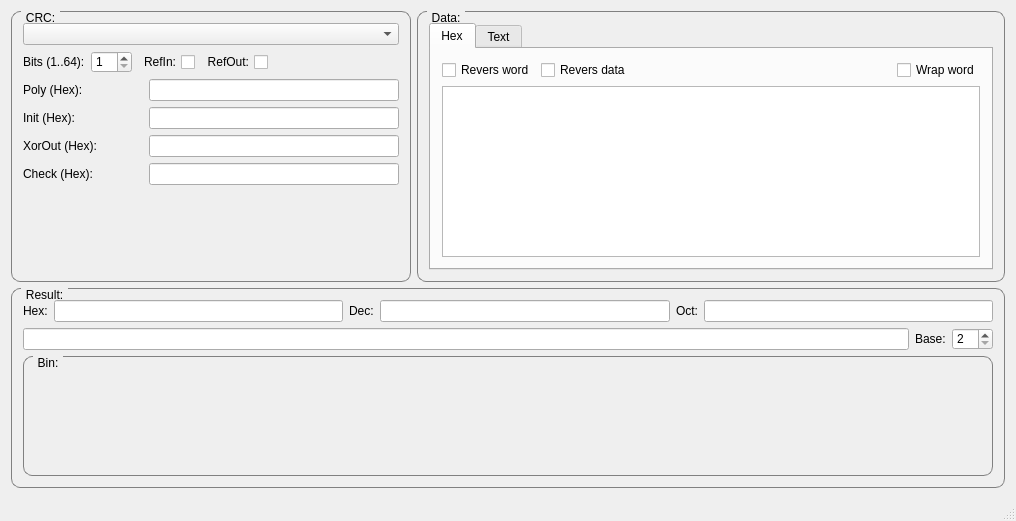
<?xml version="1.0" encoding="UTF-8"?>
<ui version="4.0">
 <class>MainWindow</class>
 <widget class="QMainWindow" name="MainWindow">
  <property name="geometry">
   <rect>
    <x>0</x>
    <y>0</y>
    <width>1016</width>
    <height>521</height>
   </rect>
  </property>
  <property name="windowTitle">
   <string/>
  </property>
  <property name="styleSheet">
   <string notr="true"/>
  </property>
  <widget class="QWidget" name="centralWidget">
   <layout class="QVBoxLayout" name="verticalLayout_5">
    <item>
     <layout class="QHBoxLayout" name="horizontalLayout_11">
      <item>
       <widget class="QGroupBox" name="CRC_Param_groupBox">
        <property name="minimumSize">
         <size>
          <width>400</width>
          <height>250</height>
         </size>
        </property>
        <property name="maximumSize">
         <size>
          <width>400</width>
          <height>1000</height>
         </size>
        </property>
        <property name="styleSheet">
         <string notr="true">QGroupBox {
    border: 1px solid gray;
    border-radius: 9px;
    margin-top: 0.5em;
}

QGroupBox::title {
    subcontrol-origin: margin;
    left: 10px;
    padding: 0 3px 0 3px;
}</string>
        </property>
        <property name="title">
         <string>CRC:</string>
        </property>
        <layout class="QVBoxLayout" name="verticalLayout">
         <item>
          <widget class="QComboBox" name="CRC_Param_comboBox">
           <property name="sizePolicy">
            <sizepolicy hsizetype="Preferred" vsizetype="Fixed">
             <horstretch>0</horstretch>
             <verstretch>0</verstretch>
            </sizepolicy>
           </property>
          </widget>
         </item>
         <item>
          <layout class="QHBoxLayout" name="horizontalLayout">
           <item>
            <widget class="QLabel" name="CRC_Bits_label">
             <property name="text">
              <string>Bits (1..64):</string>
             </property>
            </widget>
           </item>
           <item>
            <widget class="QSpinBox" name="CRC_Bits_spinBox">
             <property name="minimum">
              <number>1</number>
             </property>
             <property name="maximum">
              <number>64</number>
             </property>
            </widget>
           </item>
           <item>
            <widget class="QCheckBox" name="CRC_RefIn_checkBox">
             <property name="layoutDirection">
              <enum>Qt::RightToLeft</enum>
             </property>
             <property name="text">
              <string>RefIn:</string>
             </property>
            </widget>
           </item>
           <item>
            <widget class="QCheckBox" name="CRC_RefOut_checkBox">
             <property name="layoutDirection">
              <enum>Qt::RightToLeft</enum>
             </property>
             <property name="text">
              <string>RefOut:</string>
             </property>
            </widget>
           </item>
           <item>
            <spacer name="horizontalSpacer_5">
             <property name="orientation">
              <enum>Qt::Horizontal</enum>
             </property>
             <property name="sizeHint" stdset="0">
              <size>
               <width>40</width>
               <height>20</height>
              </size>
             </property>
            </spacer>
           </item>
          </layout>
         </item>
         <item>
          <layout class="QHBoxLayout" name="horizontalLayout_2">
           <item>
            <widget class="QLabel" name="CRC_Poly_label">
             <property name="text">
              <string>Poly (Hex):</string>
             </property>
            </widget>
           </item>
           <item>
            <spacer name="horizontalSpacer">
             <property name="orientation">
              <enum>Qt::Horizontal</enum>
             </property>
             <property name="sizeHint" stdset="0">
              <size>
               <width>40</width>
               <height>20</height>
              </size>
             </property>
            </spacer>
           </item>
           <item>
            <widget class="QLineEdit" name="CRC_Poly_lineEdit">
             <property name="minimumSize">
              <size>
               <width>250</width>
               <height>0</height>
              </size>
             </property>
            </widget>
           </item>
          </layout>
         </item>
         <item>
          <layout class="QHBoxLayout" name="horizontalLayout_3">
           <item>
            <widget class="QLabel" name="CRC_Init_label">
             <property name="text">
              <string>Init (Hex):</string>
             </property>
            </widget>
           </item>
           <item>
            <spacer name="horizontalSpacer_2">
             <property name="orientation">
              <enum>Qt::Horizontal</enum>
             </property>
             <property name="sizeHint" stdset="0">
              <size>
               <width>40</width>
               <height>20</height>
              </size>
             </property>
            </spacer>
           </item>
           <item>
            <widget class="QLineEdit" name="CRC_Init_lineEdit">
             <property name="enabled">
              <bool>true</bool>
             </property>
             <property name="sizePolicy">
              <sizepolicy hsizetype="Expanding" vsizetype="Fixed">
               <horstretch>0</horstretch>
               <verstretch>0</verstretch>
              </sizepolicy>
             </property>
             <property name="minimumSize">
              <size>
               <width>250</width>
               <height>0</height>
              </size>
             </property>
            </widget>
           </item>
          </layout>
         </item>
         <item>
          <layout class="QHBoxLayout" name="horizontalLayout_4">
           <item>
            <widget class="QLabel" name="CRC_XorOut_label">
             <property name="text">
              <string>XorOut (Hex):</string>
             </property>
            </widget>
           </item>
           <item>
            <spacer name="horizontalSpacer_3">
             <property name="orientation">
              <enum>Qt::Horizontal</enum>
             </property>
             <property name="sizeHint" stdset="0">
              <size>
               <width>40</width>
               <height>20</height>
              </size>
             </property>
            </spacer>
           </item>
           <item>
            <widget class="QLineEdit" name="CRC_XorOut_lineEdit">
             <property name="enabled">
              <bool>true</bool>
             </property>
             <property name="minimumSize">
              <size>
               <width>250</width>
               <height>0</height>
              </size>
             </property>
            </widget>
           </item>
          </layout>
         </item>
         <item>
          <layout class="QHBoxLayout" name="horizontalLayout_5">
           <item>
            <widget class="QLabel" name="CRC_Check_label">
             <property name="text">
              <string>Check (Hex):</string>
             </property>
            </widget>
           </item>
           <item>
            <spacer name="horizontalSpacer_4">
             <property name="orientation">
              <enum>Qt::Horizontal</enum>
             </property>
             <property name="sizeHint" stdset="0">
              <size>
               <width>40</width>
               <height>20</height>
              </size>
             </property>
            </spacer>
           </item>
           <item>
            <widget class="QLineEdit" name="CRC_Check_lineEdit">
             <property name="minimumSize">
              <size>
               <width>250</width>
               <height>0</height>
              </size>
             </property>
             <property name="readOnly">
              <bool>true</bool>
             </property>
            </widget>
           </item>
          </layout>
         </item>
         <item>
          <spacer name="verticalSpacer">
           <property name="orientation">
            <enum>Qt::Vertical</enum>
           </property>
           <property name="sizeHint" stdset="0">
            <size>
             <width>20</width>
             <height>40</height>
            </size>
           </property>
          </spacer>
         </item>
        </layout>
       </widget>
      </item>
      <item>
       <widget class="QGroupBox" name="CRC_Data_groupBox">
        <property name="minimumSize">
         <size>
          <width>200</width>
          <height>250</height>
         </size>
        </property>
        <property name="styleSheet">
         <string notr="true">QGroupBox {
    border: 1px solid gray;
    border-radius: 9px;
    margin-top: 0.5em;
}

QGroupBox::title {
    subcontrol-origin: margin;
    left: 10px;
    padding: 0 3px 0 3px;
}</string>
        </property>
        <property name="title">
         <string>Data:</string>
        </property>
        <layout class="QHBoxLayout" name="horizontalLayout_7">
         <item>
          <widget class="QTabWidget" name="CRC_Data_tabs">
           <property name="currentIndex">
            <number>0</number>
           </property>
           <widget class="QWidget" name="Hex_tab">
            <attribute name="title">
             <string>Hex</string>
            </attribute>
            <layout class="QVBoxLayout" name="verticalLayout_2">
             <item>
              <layout class="QHBoxLayout" name="horizontalLayout_6">
               <item>
                <widget class="QCheckBox" name="Hex_tab_RevWord_checkBox">
                 <property name="text">
                  <string>Revers word</string>
                 </property>
                </widget>
               </item>
               <item>
                <widget class="QCheckBox" name="Hex_tab_RevData_checkBox">
                 <property name="text">
                  <string>Revers data</string>
                 </property>
                </widget>
               </item>
               <item>
                <spacer name="horizontalSpacer_6">
                 <property name="orientation">
                  <enum>Qt::Horizontal</enum>
                 </property>
                 <property name="sizeHint" stdset="0">
                  <size>
                   <width>40</width>
                   <height>20</height>
                  </size>
                 </property>
                </spacer>
               </item>
               <item>
                <widget class="QCheckBox" name="Hex_tab_WrapWord_checkBox">
                 <property name="text">
                  <string>Wrap word</string>
                 </property>
                </widget>
               </item>
              </layout>
             </item>
             <item>
              <widget class="QPlainTextEdit" name="Hex_tab_plainTextEdit">
               <property name="lineWrapMode">
                <enum>QPlainTextEdit::NoWrap</enum>
               </property>
              </widget>
             </item>
            </layout>
           </widget>
           <widget class="QWidget" name="Text_tab">
            <attribute name="title">
             <string>Text</string>
            </attribute>
            <layout class="QVBoxLayout" name="verticalLayout_3">
             <item>
              <layout class="QHBoxLayout" name="horizontalLayout_8">
               <item>
                <widget class="QLabel" name="Text_tab_Encoding_label">
                 <property name="text">
                  <string>Encoding:</string>
                 </property>
                </widget>
               </item>
               <item>
                <widget class="QComboBox" name="Text_tab_Encoding_comboBox"/>
               </item>
               <item>
                <widget class="QCheckBox" name="Text_tab_BOM_checkBox">
                 <property name="text">
                  <string>BOM</string>
                 </property>
                </widget>
               </item>
               <item>
                <widget class="QLabel" name="Text_tab_EndLine_label">
                 <property name="text">
                  <string>EndLine:</string>
                 </property>
                </widget>
               </item>
               <item>
                <widget class="QComboBox" name="Text_tab_EndLine_comboBox">
                 <item>
                  <property name="text">
                   <string>LF (Unix/Mac)</string>
                  </property>
                 </item>
                 <item>
                  <property name="text">
                   <string>CR (old Mac)</string>
                  </property>
                 </item>
                 <item>
                  <property name="text">
                   <string>RS (QNX)</string>
                  </property>
                 </item>
                 <item>
                  <property name="text">
                   <string>0x9B (Atari)</string>
                  </property>
                 </item>
                 <item>
                  <property name="text">
                   <string>CR+LF (Win)</string>
                  </property>
                 </item>
                 <item>
                  <property name="text">
                   <string>LF+CR (RISC OS)</string>
                  </property>
                 </item>
                </widget>
               </item>
               <item>
                <spacer name="horizontalSpacer_7">
                 <property name="orientation">
                  <enum>Qt::Horizontal</enum>
                 </property>
                 <property name="sizeHint" stdset="0">
                  <size>
                   <width>40</width>
                   <height>20</height>
                  </size>
                 </property>
                </spacer>
               </item>
               <item>
                <widget class="QCheckBox" name="Text_tab_WrapWord_checkBox">
                 <property name="text">
                  <string>Wrap word</string>
                 </property>
                </widget>
               </item>
              </layout>
             </item>
             <item>
              <widget class="QPlainTextEdit" name="Text_tab_plainTextEdit">
               <property name="midLineWidth">
                <number>0</number>
               </property>
               <property name="lineWrapMode">
                <enum>QPlainTextEdit::NoWrap</enum>
               </property>
              </widget>
             </item>
            </layout>
           </widget>
          </widget>
         </item>
        </layout>
       </widget>
      </item>
     </layout>
    </item>
    <item>
     <widget class="QGroupBox" name="CRC_Result_groupBox">
      <property name="maximumSize">
       <size>
        <width>16777215</width>
        <height>220</height>
       </size>
      </property>
      <property name="styleSheet">
       <string notr="true">QGroupBox {
    border: 1px solid gray;
    border-radius: 9px;
    margin-top: 0.5em;
}

QGroupBox::title {
    subcontrol-origin: margin;
    left: 10px;
    padding: 0 3px 0 3px;
}</string>
      </property>
      <property name="title">
       <string>Result:</string>
      </property>
      <layout class="QVBoxLayout" name="verticalLayout_4">
       <item>
        <layout class="QHBoxLayout" name="horizontalLayout_9">
         <item>
          <widget class="QLabel" name="CRC_Res_Hex_label">
           <property name="text">
            <string>Hex:</string>
           </property>
          </widget>
         </item>
         <item>
          <widget class="QLineEdit" name="CRC_Res_Hex_lineEdit">
           <property name="minimumSize">
            <size>
             <width>250</width>
             <height>0</height>
            </size>
           </property>
           <property name="alignment">
            <set>Qt::AlignRight|Qt::AlignTrailing|Qt::AlignVCenter</set>
           </property>
           <property name="readOnly">
            <bool>true</bool>
           </property>
          </widget>
         </item>
         <item>
          <widget class="QLabel" name="CRC_Res_Dec_label">
           <property name="text">
            <string>Dec:</string>
           </property>
          </widget>
         </item>
         <item>
          <widget class="QLineEdit" name="CRC_Res_Dec_lineEdit">
           <property name="minimumSize">
            <size>
             <width>250</width>
             <height>0</height>
            </size>
           </property>
           <property name="alignment">
            <set>Qt::AlignRight|Qt::AlignTrailing|Qt::AlignVCenter</set>
           </property>
           <property name="readOnly">
            <bool>true</bool>
           </property>
          </widget>
         </item>
         <item>
          <widget class="QLabel" name="CRC_Res_Oct_label">
           <property name="text">
            <string>Oct:</string>
           </property>
          </widget>
         </item>
         <item>
          <widget class="QLineEdit" name="CRC_Res_Oct_lineEdit">
           <property name="minimumSize">
            <size>
             <width>250</width>
             <height>0</height>
            </size>
           </property>
           <property name="alignment">
            <set>Qt::AlignRight|Qt::AlignTrailing|Qt::AlignVCenter</set>
           </property>
           <property name="readOnly">
            <bool>true</bool>
           </property>
          </widget>
         </item>
        </layout>
       </item>
       <item>
        <layout class="QHBoxLayout" name="horizontalLayout_10">
         <item>
          <widget class="QLineEdit" name="CRC_Res_Base_lineEdit">
           <property name="minimumSize">
            <size>
             <width>200</width>
             <height>0</height>
            </size>
           </property>
           <property name="alignment">
            <set>Qt::AlignRight|Qt::AlignTrailing|Qt::AlignVCenter</set>
           </property>
           <property name="readOnly">
            <bool>true</bool>
           </property>
          </widget>
         </item>
         <item>
          <widget class="QLabel" name="CRC_Res_Base_label">
           <property name="text">
            <string>Base:</string>
           </property>
          </widget>
         </item>
         <item>
          <widget class="QSpinBox" name="CRC_Res_Base_spinBox">
           <property name="prefix">
            <string/>
           </property>
           <property name="minimum">
            <number>2</number>
           </property>
           <property name="maximum">
            <number>36</number>
           </property>
           <property name="value">
            <number>2</number>
           </property>
          </widget>
         </item>
        </layout>
       </item>
       <item>
        <widget class="QGroupBox" name="CRC_Res_Bin_groupBox">
         <property name="sizePolicy">
          <sizepolicy hsizetype="Expanding" vsizetype="Preferred">
           <horstretch>0</horstretch>
           <verstretch>0</verstretch>
          </sizepolicy>
         </property>
         <property name="minimumSize">
          <size>
           <width>600</width>
           <height>120</height>
          </size>
         </property>
         <property name="maximumSize">
          <size>
           <width>16777215</width>
           <height>120</height>
          </size>
         </property>
         <property name="styleSheet">
          <string notr="true">QGroupBox {
    border: 1px solid gray;
    border-radius: 9px;
    margin-top: 0.5em;
}

QGroupBox::title {
    subcontrol-origin: margin;
    left: 10px;
    padding: 0 3px 0 3px;
}</string>
         </property>
         <property name="title">
          <string>Bin:</string>
         </property>
        </widget>
       </item>
      </layout>
     </widget>
    </item>
   </layout>
  </widget>
  <widget class="QStatusBar" name="statusBar"/>
 </widget>
 <layoutdefault spacing="6" margin="11"/>
 <tabstops>
  <tabstop>CRC_Param_comboBox</tabstop>
  <tabstop>CRC_Bits_spinBox</tabstop>
  <tabstop>CRC_RefIn_checkBox</tabstop>
  <tabstop>CRC_RefOut_checkBox</tabstop>
  <tabstop>CRC_Poly_lineEdit</tabstop>
  <tabstop>CRC_Init_lineEdit</tabstop>
  <tabstop>CRC_XorOut_lineEdit</tabstop>
  <tabstop>CRC_Check_lineEdit</tabstop>
  <tabstop>CRC_Data_tabs</tabstop>
  <tabstop>Hex_tab_RevWord_checkBox</tabstop>
  <tabstop>Hex_tab_RevData_checkBox</tabstop>
  <tabstop>Hex_tab_WrapWord_checkBox</tabstop>
  <tabstop>Hex_tab_plainTextEdit</tabstop>
  <tabstop>Text_tab_Encoding_comboBox</tabstop>
  <tabstop>Text_tab_WrapWord_checkBox</tabstop>
  <tabstop>Text_tab_plainTextEdit</tabstop>
  <tabstop>CRC_Res_Hex_lineEdit</tabstop>
  <tabstop>CRC_Res_Dec_lineEdit</tabstop>
  <tabstop>CRC_Res_Oct_lineEdit</tabstop>
  <tabstop>CRC_Res_Base_lineEdit</tabstop>
  <tabstop>CRC_Res_Base_spinBox</tabstop>
 </tabstops>
 <resources/>
 <connections/>
</ui>
